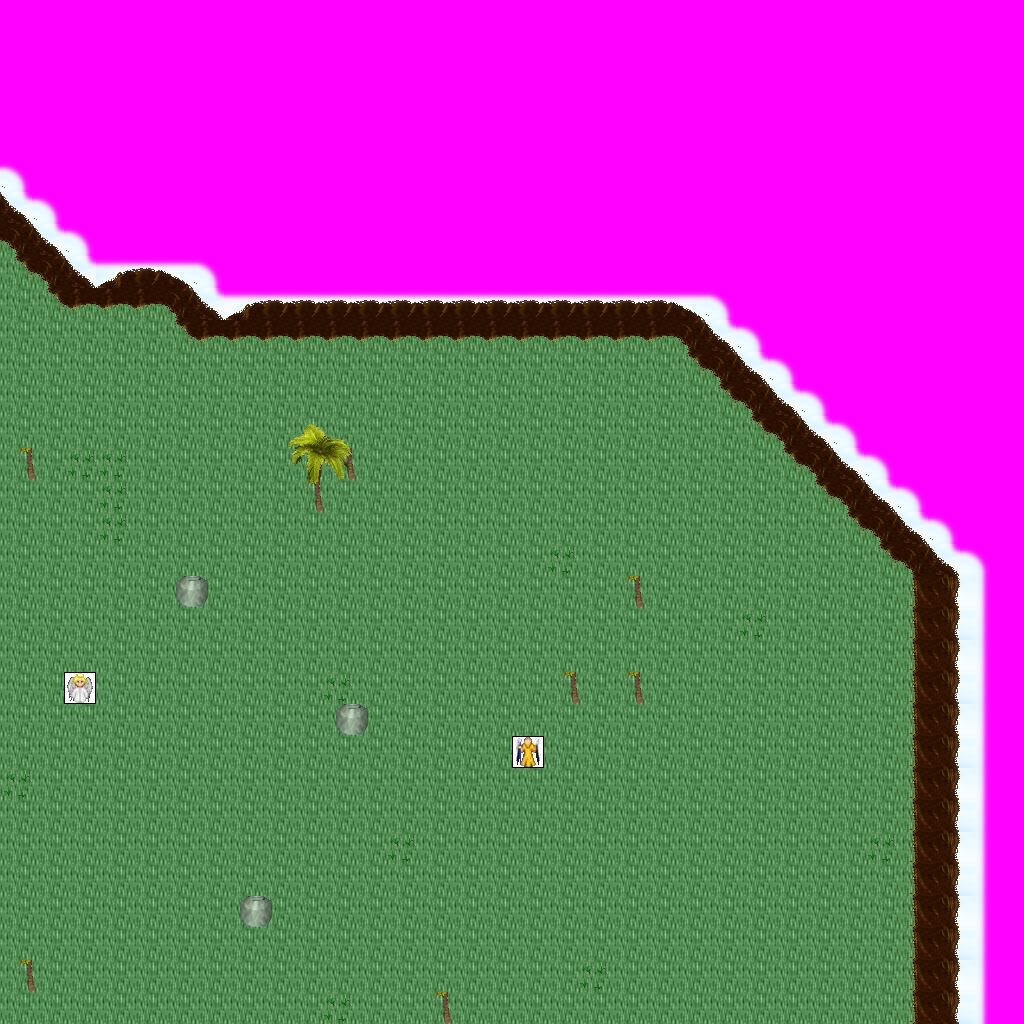

This game map was drawn from its Tiled (.tmx) file and the tilesets committed beside it. A one-line description and the trimmed map source follow:
An orthogonal 32x32 tile map with 32x32 px tiles, 8 tile layers (Ground, Objects, Above, Walkable, ...), 8 tilesets and 10 objects (5x newmap, from_east_0, from_east_1, from_east_2, from_north_0, ...).

<map version="1.0" orientation="orthogonal" width="32" height="32" tilewidth="32" tileheight="32">
 <tileset firstgid="1" name="ground_ground" tilewidth="32" tileheight="32">
  <image source="../drawable/ground_ground.png" width="96" height="352" />
 </tileset>
 <tileset firstgid="34" name="ground_ridge_earth_dark" tilewidth="32" tileheight="32">
  <image source="../drawable/ground_ridge_earth_dark.png" width="384" height="256" />
 </tileset>
 <tileset firstgid="130" name="plant_grasses" tilewidth="32" tileheight="32">
  <image source="../drawable/plant_grasses.png" width="96" height="64" />
 </tileset>
 <tileset firstgid="136" name="plant_tree_palm_tree" tilewidth="32" tileheight="32">
  <image source="../drawable/plant_tree_palm_tree.png" width="64" height="96" />
 </tileset>
 <tileset firstgid="142" name="item_statue_green_stone_2" tilewidth="32" tileheight="32">
  <image source="../drawable/item_statue_green_stone_2.png" width="64" height="96" />
 </tileset>
 <tileset firstgid="148" name="sky_cloud_clouds" tilewidth="32" tileheight="32">
  <image source="../drawable/sky_cloud_clouds.png" width="128" height="256" />
 </tileset>
 <tileset firstgid="180" name="logic_creature_angel" tilewidth="32" tileheight="32">
  <image source="../drawable/logic_creature_angel.png" width="192" height="32" />
 </tileset>
 <tileset firstgid="186" name="walkable_sentinel" tilewidth="32" tileheight="32">
  <image source="../drawable/walkable_sentinel.png" width="32" height="32" />
 </tileset>
 <layer name="Ground" width="32" height="32">
  <data>[1024 cells, 1024 non-empty, 17 distinct tile ids]</data>
 </layer>
 <layer name="Objects" width="32" height="32">
  <data>[1024 cells, 0 non-empty, 0 distinct tile ids]</data>
 </layer>
 <layer name="Above" width="32" height="32">
  <data>[1024 cells, 40 non-empty, 8 distinct tile ids]</data>
 </layer>
 <layer name="Walkable" width="32" height="32">
  <data>[1024 cells, 470 non-empty, 1 distinct tile ids]</data>
 </layer>
 <layer name="Objects_stendhal" width="32" height="32">
  <data>[1024 cells, 690 non-empty, 9 distinct tile ids]</data>
 </layer>
 <layer name="Objects_stendhal2" width="32" height="32">
  <data>[1024 cells, 143 non-empty, 15 distinct tile ids]</data>
 </layer>
 <layer name="Above_stendhal" width="32" height="32">
  <data>[1024 cells, 4 non-empty, 4 distinct tile ids]</data>
 </layer>
 <layer name="Objects_stendhal3" width="32" height="32">
  <data>[1024 cells, 2 non-empty, 2 distinct tile ids]</data>
 </layer>
 <objectgroup name="Mapevents" width="32" height="32">
  <object name="exit_west_0" type="newmap" x="0" y="256" width="32" height="192">
   <properties>
    <property name="map" value="level_6_kikareukin_islands_x2_y0" />
    <property name="place" value="from_west_0" />
   </properties>
  </object>
  <object name="exit_west_1" type="newmap" x="0" y="480" width="32" height="480">
   <properties>
    <property name="map" value="level_6_kikareukin_islands_x2_y0" />
    <property name="place" value="from_west_1" />
   </properties>
  </object>
  <object name="exit_west_2" type="newmap" x="0" y="992" width="32" height="32">
   <properties>
    <property name="map" value="level_6_kikareukin_islands_x2_y0" />
    <property name="place" value="from_west_2" />
   </properties>
  </object>
  <object name="exit_south_0" type="newmap" x="0" y="992" width="416" height="32">
   <properties>
    <property name="map" value="level_6_kikareukin_islands_x3_y1" />
    <property name="place" value="from_south_0" />
   </properties>
  </object>
  <object name="exit_south_1" type="newmap" x="480" y="992" width="416" height="32">
   <properties>
    <property name="map" value="level_6_kikareukin_islands_x3_y1" />
    <property name="place" value="from_south_1" />
   </properties>
  </object>
 </objectgroup>
 <objectgroup name="Spawn" width="32" height="32">
  <object name="from_east_0" x="0" y="352" width="32" height="32" />
  <object name="from_east_1" x="0" y="704" width="32" height="32" />
  <object name="from_east_2" x="0" y="992" width="32" height="32" />
  <object name="from_north_0" x="192" y="992" width="32" height="32" />
  <object name="from_north_1" x="672" y="992" width="32" height="32" />
 </objectgroup>
 <objectgroup name="Keys" width="32" height="32" />
 <objectgroup name="Replace" width="32" height="32" />
</map>
